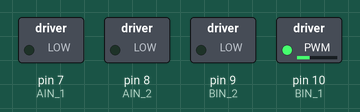
Recording of a sketch running on a simulated Arduino Uno, built with avr-gcc and run on an emulated ATmega328P. Shown: switched loads named in the sketch (green lamp = pin HIGH).

Above: at 0.1 s.
Timing chart, 0 to 1.6 s (numbered marks = the images above):
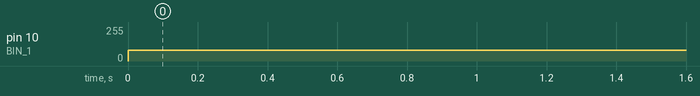

Measured:
- by itself, pin 10 (BIN_1): 0/255 → 80/255 at 0.00 s

The sketch:

motorTest.ino
```cpp
const int BIN_1 = 10;
const int BIN_2 = 9;
const int AIN_2 = 8;
const int AIN_1 = 7;

void setup() {
  // put your setup code here, to run once:
  pinMode(BIN_1, OUTPUT);
  pinMode(BIN_2, OUTPUT);
  pinMode(AIN_1, OUTPUT);
  pinMode(AIN_2, OUTPUT);

  digitalWrite(BIN_1, LOW);
  digitalWrite(BIN_2, LOW);
  digitalWrite(AIN_1, LOW);
  digitalWrite(AIN_2, LOW);

}

void loop() {
  // put your main code here, to run repeatedly:
  // forward
  analogWrite(BIN_1, 80);
  digitalWrite(BIN_2, LOW);
  analogWrite(AIN_2, 80);
  digitalWrite(AIN_1, LOW);
  delay(1000);

  // backwards
//  analogWrite(BIN_2, 120);
//  digitalWrite(BIN_1, LOW);
//  analogWrite(AIN_1, 120);
//  digitalWrite(AIN_2, LOW);
//  delay(1000);
}
```
